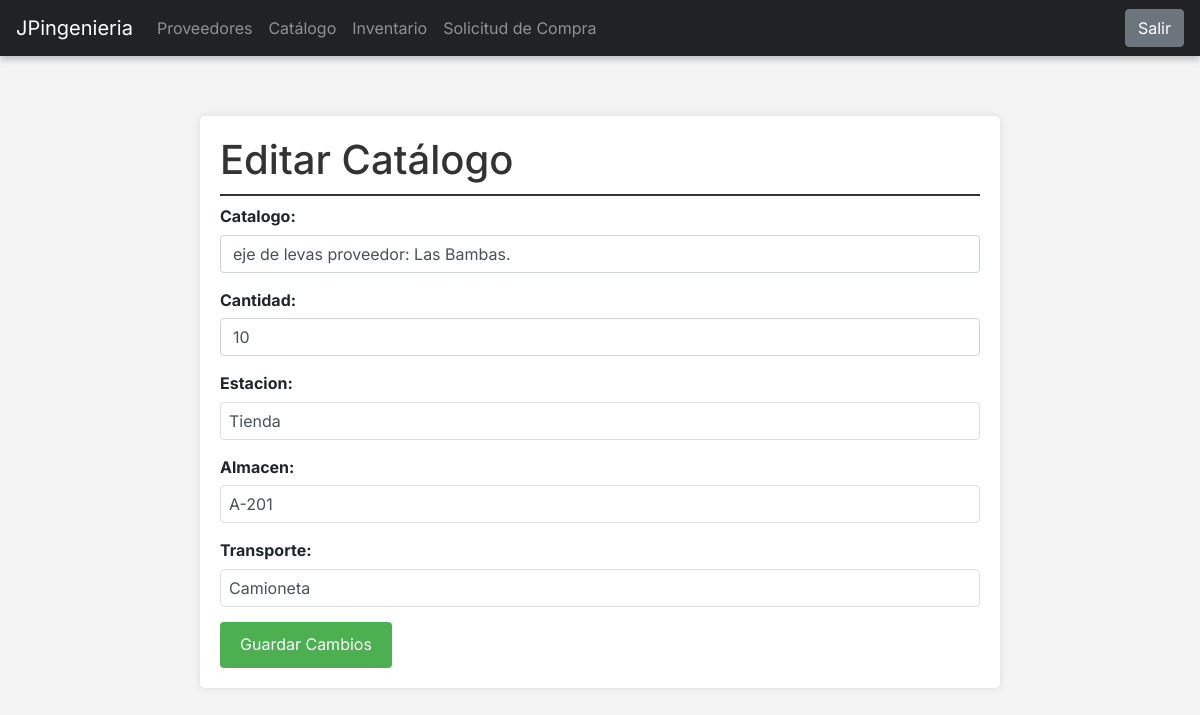
Screenshot of /inventario/inventario/detail/edit/3/ with the database file from the repository.
### api/models.py (models this page shows, shortened)
class Stock(models.Model):
    catalogo = models.ForeignKey(Catalogue, on_delete=models.CASCADE)
    cantidad = models.PositiveIntegerField()
    estacion = models.CharField(max_length=100)
    almacen = models.CharField(max_length=100)
    transporte = models.CharField(max_length=100)

### inventario/views.py (the view, shortened to what this page needs)
# urls.py: path('inventario/detail/edit/<int:pk>/', EditStockView.as_view() , name='edit_inventario'),
class EditStockView(UpdateView):
    model = Stock
    form_class = StockForm
    template_name = 'inventario_edit.html'
    def get_context_data(self, **kwargs):
        context = super().get_context_data(**kwargs)
        context['stock'] = self.object
        return context

### inventario/forms.py
class StockForm(forms.ModelForm):
    class Meta:
        model = Stock
        fields = ['catalogo','cantidad','estacion','almacen','transporte']
    def __init__(self, *args, **kwargs):
        super(StockForm, self).__init__(*args, **kwargs)
        self.helper = FormHelper()
        self.helper.form_method = 'post'
        self.helper.add_input(Submit('submit', 'Guardar Proveedor'))
        for field_name, field in self.fields.items():
            field.widget.attrs['class'] = 'form-control'

### api/models.py (called while the page is built)
    def __str__(self):
        return self.nombre_empresa

    def __str__(self):
        return f"{self.nombre} proveedor: {self.proveedor}"

### inventario/templates/inventario_edit.html (shortened to what this page needs)
{% extends "base.html" %}
{% block content %}
<div class="edit-container">
    <h1>Editar Catálogo</h1>
    <form method="post">
        {% for field in form %}
            <div class="form-group">
                {{ field.label_tag }}
                {{ field }}
            </div>
        {% endfor %}
        <input type="submit" value="Guardar Cambios" class="submit-btn">
    </form>
</div>
{% endblock %}

### logistica/templates/base.html (style rules this page uses)
* { font-family: 'Inter', sans-serif; margin: 0; padding: 0; box-sizing: border-box; }
html, body { margin: 0; padding: 0; width: 100%; height: 100%; background-color: #f4f4f4; }

### inventario/templates/inventario_edit.html (style rules this page uses)
.edit-container { font-family: Arial, sans-serif; line-height: 1.6; max-width: 800px; margin: 60px auto; background-color: #fff; padding: 20px; border-radius: 5px; box-shadow: 0 0 10px rgba(0,0,0,0.1); }
.edit-container h1 { color: #333; border-bottom: 2px solid #333; padding-bottom: 10px; }
.form-group { margin-bottom: 15px; }
.form-group label { display: block; margin-bottom: 5px; font-weight: bold; }
.form-group input[type="text"], .form-group input[type="tel"], .form-group textarea { width: 100%; padding: 8px; border: 1px solid #ddd; border-radius: 4px; }
.submit-btn { background-color: #4CAF50; color: white; padding: 10px 20px; border: none; border-radius: 4px; cursor: pointer; font-size: 16px; }

### rows the page displays
Stock: form "eje de levas proveedor: Las Bambas." "10" "Tienda" "A-201" "Camioneta"

### other values shown
{{ field.label_tag }} "Catalogo:" "Cantidad:" "Estacion:" "Almacen:" "Transporte:"
